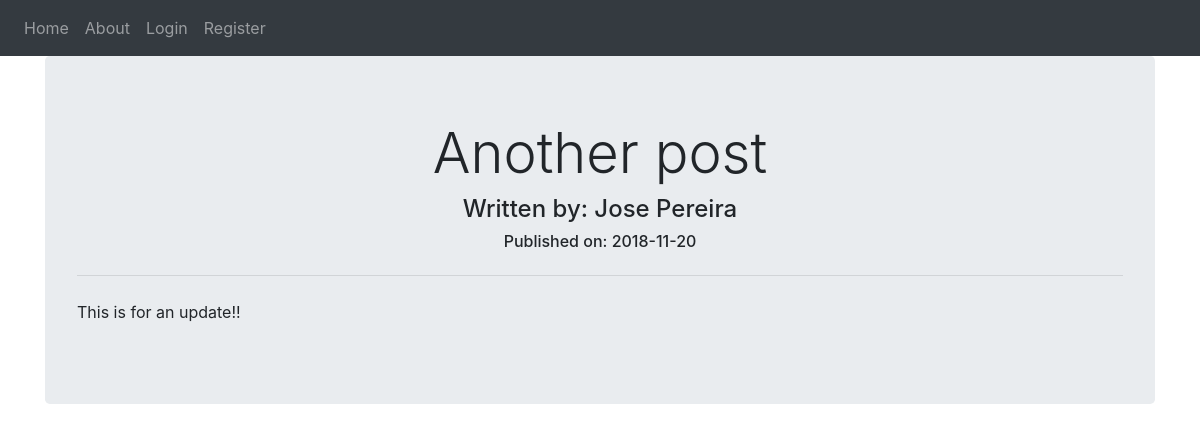
/4, run on the app's committed database.
### blog/models.py (models this page shows, shortened)
class BlogPost(db.Model):
    users = db.relationship(User)
    id = db.Column(db.Integer, primary_key = True)
    user_id = db.Column(db.Integer, db.ForeignKey("users.id"), nullable = False)
    title = db.Column(db.String(128), nullable = False)
    body = db.Column(db.Text, nullable = False)
    date = db.Column(db.DateTime, nullable = False, default = datetime.utcnow)

class User(db.Model, UserMixin):
    __tablename__ = "users"
    id = db.Column(db.Integer, primary_key = True)
    email = db.Column(db.String(64), unique = True, index = True)
    username = db.Column(db.String(64), unique = True, index = True)
    password_hash = db.Column(db.String(128))
    userpicture = db.Column(db.String(32), nullable = False, default = "default_picture.png")
    blog_posts = db.relationship("BlogPost", backref = "author", lazy = True)

### blog/users/views.py (the view)
@users.route("/<username>")
def user_posts(username):
    page = request.args.get("page", 1, type=int)
    user = User.query.filter_by(username=username).first_or_404()
    blog_posts = BlogPost.query.filter_by(author=user).order_by(BlogPost.date.desc()).paginate(page=page, per_page=10)
    return render_template("user_posts.html", blog_posts=blog_posts, user=user)

### blog/blog_posts/views.py (called while the page is built)
@blog_posts.route("/<int:blog_post_id>")
def blog_post(blog_post_id):
    blog_post = BlogPost.query.get_or_404(blog_post_id)
    return render_template("blog_post.html", blog_post=blog_post)

### blog/templates/blog_post.html (shortened to what this page needs)
{% extends "base.html" %}
{% block content %}
<div class="jumbotron">
  <h1 class="display-4 text-center">{{blog_post.title}}</h1>
  <h4 class="text-center">Written by: {{blog_post.author.username}}</h4>
  <h6 class="text-center">Published on: {{blog_post.date.strftime("%Y-%m-%d")}}</h6>
  <hr class="my-4">
  <p>{{blog_post.body}}</p>
</div>
{% endblock %}

### data on the page
BlogPost: title "Another post", date "2018-11-20", body "This is for an update!!"
User: author.username "Jose Pereira"
